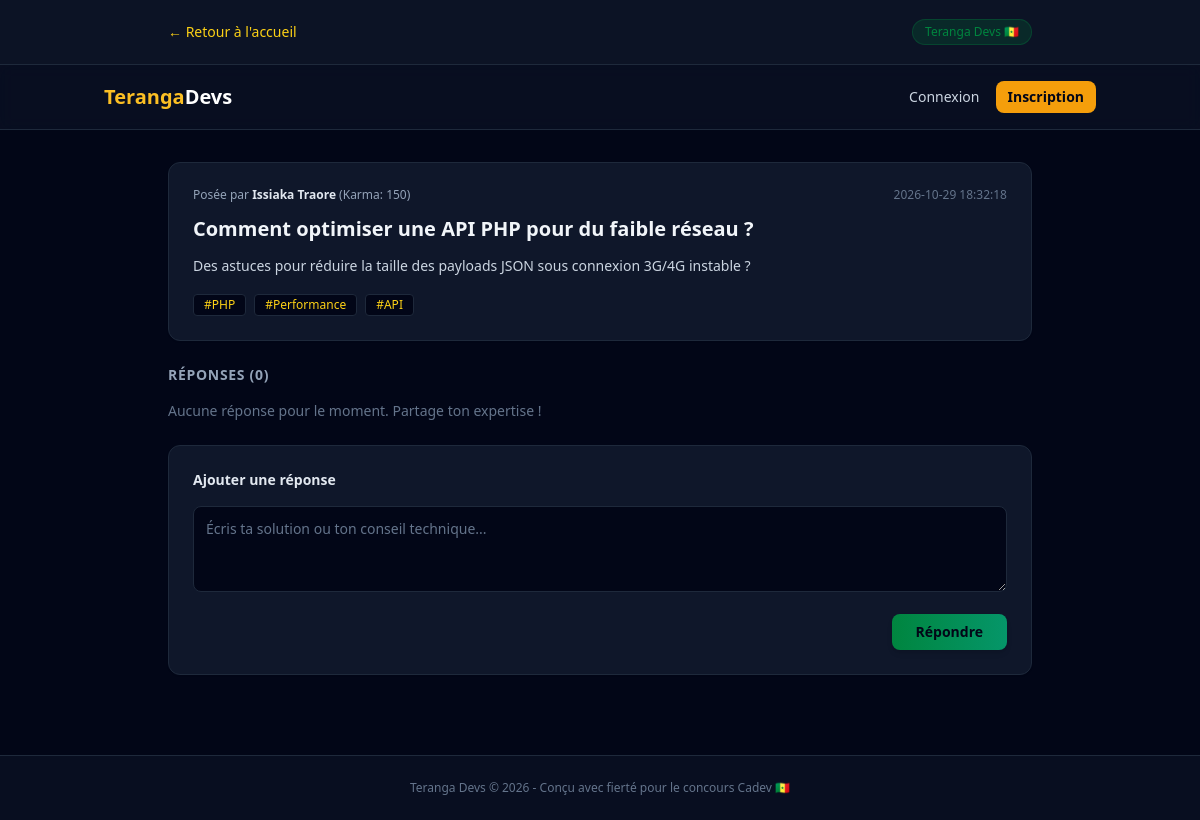
The page /question.php?id=1 on the database its author committed.
### tables this page shows
CREATE TABLE IF NOT EXISTS questions (
    id INT AUTO_INCREMENT PRIMARY KEY,
    user_id INT NOT NULL,
    titre VARCHAR(255) NOT NULL,
    contenu TEXT NOT NULL,
    tags VARCHAR(255) NOT NULL,
    date_creation DATETIME DEFAULT CURRENT_TIMESTAMP,
    CONSTRAINT fk_question_user FOREIGN KEY (user_id) REFERENCES users(id) ON DELETE CASCADE
);

CREATE TABLE IF NOT EXISTS users (
    id INT AUTO_INCREMENT PRIMARY KEY,
    nom VARCHAR(100) NOT NULL,
    prenom VARCHAR(100) NOT NULL,
    email VARCHAR(150) NOT NULL UNIQUE,
    mot_de_passe VARCHAR(255) NOT NULL,
    reputation INT DEFAULT 0,
    date_creation DATETIME DEFAULT CURRENT_TIMESTAMP
);

### question.php (the view, shortened to what this page needs)
<?php
require_once 'config/db.php';
$question_id = $_GET['id'] ?? null;
$stmt = $pdo->prepare("
    SELECT q.*, u.nom, u.prenom, u.reputation
    FROM questions q
    JOIN users u ON q.user_id = u.id
    WHERE q.id = ?
");
$stmt->execute([$question_id]);
$question = $stmt->fetch();
$stmtResponses = $pdo->prepare("
    SELECT r.*, u.nom, u.prenom, u.reputation
    FROM responses r
    JOIN users u ON r.user_id = u.id
    WHERE r.question_id = ?
    ORDER BY r.date_creation ASC
");
$stmtResponses->execute([$question_id]);
$responses = $stmtResponses->fetchAll();
?>
<!DOCTYPE html>
<html lang="fr" class="dark">
<head>
    <script src="https://cdn.tailwindcss.com"></script>
</head>
<body class="bg-slate-950 text-slate-100 font-sans min-h-screen flex flex-col justify-between">
    <header class="border-b border-slate-800 bg-slate-900/80 backdrop-blur sticky top-0 z-50">
        <div class="max-w-4xl mx-auto px-4 h-16 flex items-center justify-between">
            <a href="index.php" class="text-sm text-teranga-gold hover:underline flex items-center gap-2">
                &larr; Retour à l'accueil
            </a>
            <span class="text-xs bg-teranga-green/20 text-teranga-green px-3 py-1 rounded-full font-medium border border-teranga-green/30">
                Teranga Devs 🇸🇳
            </span>
        </div>
    </header>
<nav class="border-b border-slate-800 bg-slate-900/50 backdrop-blur sticky top-0 z-50">
    <div class="max-w-5xl mx-auto px-4 h-16 flex items-center justify-between">
        <a href="index.php" class="font-bold text-xl text-amber-400">Teranga<span class="text-white">Devs</span></a>
        <div class="flex items-center space-x-4">
            <?php if (isset($_SESSION['user_id'])): ?>
                <a href="profile.php" class="text-sm bg-slate-800 hover:bg-slate-700 text-slate-200 px-3 py-1.5 rounded-lg transition flex items-center gap-1.5">
                    <span>👤</span> Mon Profil
                </a>
                <span class="text-slate-400 text-sm hidden md:inline">|</span>
                <a href="logout.php" class="text-sm bg-red-600/20 text-red-400 hover:bg-red-600/30 px-3 py-1.5 rounded-lg transition">Déconnexion</a>
            <?php else: ?>
                <a href="login.php" class="text-sm text-slate-300 hover:text-white transition">Connexion</a>
                <a href="register.php" class="text-sm bg-amber-500 hover:bg-amber-400 text-slate-950 font-semibold px-3 py-1.5 rounded-lg transition">Inscription</a>
            <?php endif; ?>
        </div>
    </div>
</nav>
    <main class="max-w-4xl mx-auto px-4 py-8 flex-grow w-full space-y-6">
        <div class="bg-slate-900 border border-slate-800 rounded-xl p-6 shadow-sm">
            <div class="flex items-center justify-between mb-3">
                <span class="text-xs text-slate-400">Posée par <strong class="text-slate-200"><?= htmlspecialchars($question['prenom'] . ' ' . $question['nom']) ?></strong> (Karma: <?= $question['reputation'] ?>)</span>
                <span class="text-xs text-slate-500"><?= $question['date_creation'] ?></span>
            </div>
            <h1 class="text-xl font-bold text-slate-100 mb-3"><?= htmlspecialchars($question['titre']) ?></h1>
            <p class="text-sm text-slate-300 mb-4 leading-relaxed"><?= nl2br(htmlspecialchars($question['contenu'])) ?></p>
            <div class="flex flex-wrap gap-2">
                <?php foreach (explode(',', $question['tags']) as $tag): ?>
                    <span class="text-xs bg-slate-950 text-teranga-gold px-2.5 py-0.5 rounded border border-slate-800">#<?= trim($tag) ?></span>
                <?php endforeach; ?>
            </div>
        </div>
        <div class="space-y-4">
            <h3 class="text-sm font-semibold uppercase tracking-wider text-slate-400">Réponses (<?= count($responses) ?>)</h3>
            <?php if (empty($responses)): ?>
                <p class="text-slate-500 text-sm">Aucune réponse pour le moment. Partage ton expertise !</p>
            <?php endif; ?>
        </div>
        <div class="bg-slate-900 border border-slate-800 rounded-xl p-6 shadow-sm mt-8">
            <h3 class="text-sm font-semibold text-slate-200 mb-4">Ajouter une réponse</h3>
            <form id="response-form" class="space-y-4">
                <div>
                    <textarea id="contenu-reponse" rows="3" placeholder="Écris ta solution ou ton conseil technique..." required
                        class="w-full bg-slate-950 border border-slate-800 rounded-lg p-3 text-sm text-slate-100 placeholder-slate-500 focus:outline-none focus:border-teranga-green transition"></textarea>
                </div>
                <div class="flex justify-end">
                    <button type="submit" class="bg-gradient-to-r from-teranga-green to-emerald-600 hover:opacity-90 text-slate-950 font-bold px-6 py-2 rounded-lg text-sm transition shadow-md">
                        Répondre
                    </button>
                </div>
            </form>
        </div>
    </main>
    <footer class="border-t border-slate-800 bg-slate-900/50 py-6 text-center text-xs text-slate-500 mt-12">
        <p>Teranga Devs &copy; 2026 - Conçu avec fierté pour le concours Cadev 🇸🇳</p>
    </footer>
</body>
</html>

### rows shown on the page
questions: user.nom "Issiaka Traore", user.reputation "150", date_creation "2026-10-29 18:32:18", titre "Comment optimiser une API PHP pour du faible réseau ?", contenu "Des astuces pour réduire la taille des payloads JSON sous connexion 3G/4G instable ?", tags "PHP", tags "Performance", tags "API"

### other values the page prints
count($responses) "0"
